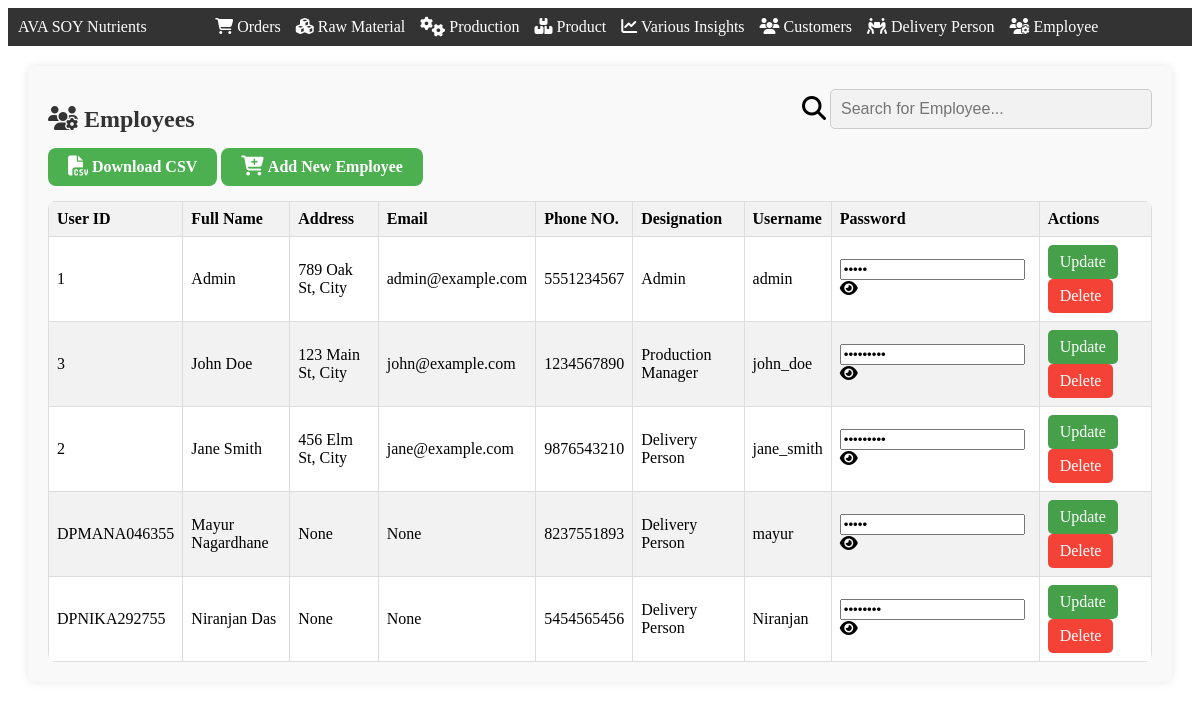
/employee (signed in), run on the app's committed database.
### app.py (models this page shows)
class Users(db.Model):
    User_ID=db.Column(db.String(255))
    User_fullname=db.Column(db.String(255))
    User_Address=db.Column(db.String(255))
    User_phone=db.Column(db.String(20))
    User_email=db.Column(db.String(100),unique=True)
    User_password=db.Column(db.String(20))
    UserName=db.Column(db.String(30), primary_key=True)
    User_Designation=db.Column(db.Enum("Production Manager", "Delivery Person","Admin","Order Manager"))

### app.py (the view)
@app.route('/employee')
def employee():
    if session['LoggedIn']==True and session['Designation']=="Admin":
        users=Users.query.all()
        return render_template('employee.html',users=users)

### templates/employee.html (shortened to what this page needs)
<!DOCTYPE html>
<html lang="en">
<head>
    <link rel="stylesheet" href="https://cdnjs.cloudflare.com/ajax/libs/font-awesome/6.5.1/css/all.min.css" />
    <link rel="stylesheet" href="{{ url_for('static', filename='css/navbar.css') }}">
</head>
<body>
    <div class="navbar">
        <div class="navbar-left">AVA SOY Nutrients</div>
        <div class="navbar-center">
            <a href="/orders"><i class="fa-solid fa-cart-shopping"></i> Orders</a>
            <a href="/inventory"><i class="fa-solid fa-cubes"></i> Raw Material</a>
            <a href="/production"><i class="fa-solid fa-gears fa-lg"></i> Production</a>
            <a href="/product"><i class="fa-solid fa-boxes-stacked"></i> Product</a>
            <a href="/variousinsights"><i class="fa-solid fa-chart-line"></i> Various Insights</a>
            <a href="/customers"><i class="fa-solid fa-users"></i> Customers</a>
            <a href="/delivery_person"><i class="fa-solid fa-people-carry-box"></i> Delivery Person</a>
            <a href="/employee"><i class="fa-solid fa-users-gear"></i> Employee</a>
        </div>
    </div>
    <div class="container">
        <div class="row" style="display: flex; justify-content: space-between; align-items: center;">
            <h2><i class="fa-solid fa-users-gear"></i> Employees</h2>
            <div class="search-container">
                <i class="fa-solid fa-magnifying-glass fa-xl"></i>
                <input type="text" id="searchInput" onkeyup="searchFunction()" placeholder="Search for Employee...">
            </div>
        </div>
        <a href="/download_employee_details_csv" class="add-employee-btn"><i class="fa-solid fa-file-csv fa-lg"></i><b> Download CSV</b></a>
        <a href="/add_employee" class="add-employee-btn"><i class="fa-solid fa-cart-plus fa-lg"></i>  <b>Add New Employee</b></a>
        {% if users|length == 0  %}
            <div class="alert" role="alert">
                <i class="fa-solid fa-face-sad-tear fa-lg"></i>
                <b>No employees found. Please add your first employee!</b>
            </div>
        {% else %}
        <table>
            <thead>
                <tr>
                    <th>User ID</th>
                    <th>Full Name</th>
                    <th>Address</th>
                    <th>Email</th>
                    <th>Phone NO.</th>
                    <th>Designation</th>
                    <th>Username</th>
                    <th>Password</th>
                    <th>Actions</th>
                </tr>
            </thead>
            <tbody>
                {% for user in users %}
                    <tr>
                        <td>{{ user.User_ID }}</td>
                        <td>{{ user.User_fullname }}</td>
                        <td>{{ user.User_Address }}</td>
                        <td>{{ user.User_email }}</td>
                        <td>{{ user.User_phone }}</td>
                        <td>{{ user.User_Designation }}</td>
                        <td>{{ user.UserName}}</td>
                        <td  class="password-cell">
                            <div class="password-container">
                            <input type="password" class="password-input" value="{{ user.User_password }}" readonly>
                            <i class="eye-icon fa-solid fa-eye" onclick="togglePasswordVisibility(this)"></i>
                            </div>
                        </td>
                        <td class="action-cell">
                            <a href="/update_user/{{ user.UserName }}" class="action-btn btn-update">Update</a>
                            <a href="#" onclick="confirmDelete('{{ user.UserName }}');" class="action-btn btn-delete">Delete</a>
                        </td>
                    </tr>
                {% endfor %}
            </tbody>
        </table>
        {% endif %}
    </div>
</body>
</html>

### static/css/navbar.css (style rules this page uses)
.navbar { background-color: #333; color: white; display: flex; justify-content: space-between; align-items: center; padding: 10px; }
.navbar-center { flex: 1; display: flex; justify-content: center; }
.navbar-center a { color: white; text-decoration: none; margin-right: 15px; }
.search-container { margin-bottom: 15px; }
.search-container input[type=text] { width: 300px; padding: 10px; border: 1px solid #ccc; border-radius: 5px; font-size: 16px; background-color: #f2f2f2; }

### templates/employee.html (style rules this page uses)
.container { margin: 20px; padding: 20px; border-radius: 8px; background-color: #f9f9f9; box-shadow: 0 0 10px rgba(0, 0, 0, 0.1); }
h2 { font-size: 24px; margin-bottom: 15px; color: #333; }
table { width: 100%; border-collapse: collapse; background-color: #fff; border-radius: 8px; overflow: hidden; }
table th, table td { border: 1px solid #ddd; padding: 8px; text-align: left; }
thead { background-color: #f2f2f2; }
tbody tr:nth-child(even) { background-color: #f2f2f2; }
.add-employee-btn { background-color: #4CAF50; border: none; color: white; padding: 10px 20px; text-align: center; text-decoration: none; font-size: 16px; margin-bottom: 15px; cursor: pointer; border-radius: 8px; display: inline-block; transition: background-color 0.3s ease; }
.action-btn { display: inline-block; padding: 8px 12px; margin-right: 5px; border-radius: 5px; text-decoration: none; transition: background-color 0.3s ease; }
.btn-update { background-color: #45a049; color: white; }
.btn-delete { background-color: #f44336; color: white; }

### data on the page
Users: User_ID "1", User_fullname "Admin", User_Address "789 Oak St, City", User_email "admin@example.com", User_phone "5551234567", User_Designation "Admin", UserName "admin"
Users: User_ID "3", User_fullname "John Doe", User_Address "123 Main St, City", User_email "john@example.com", User_phone "1234567890", User_Designation "Production Manager", UserName "john_doe"
Users: User_ID "2", User_fullname "Jane Smith", User_Address "456 Elm St, City", User_email "jane@example.com", User_phone "9876543210", User_Designation "Delivery Person", UserName "jane_smith"
Users: User_ID "DPMANA046355", User_fullname "Mayur Nagardhane", User_Address "None", User_email "None", User_phone "8237551893", User_Designation "Delivery Person", UserName "mayur"
Users: User_ID "DPNIKA292755", User_fullname "Niranjan Das", User_Address "None", User_email "None", User_phone "5454565456", User_Designation "Delivery Person", UserName "Niranjan"
